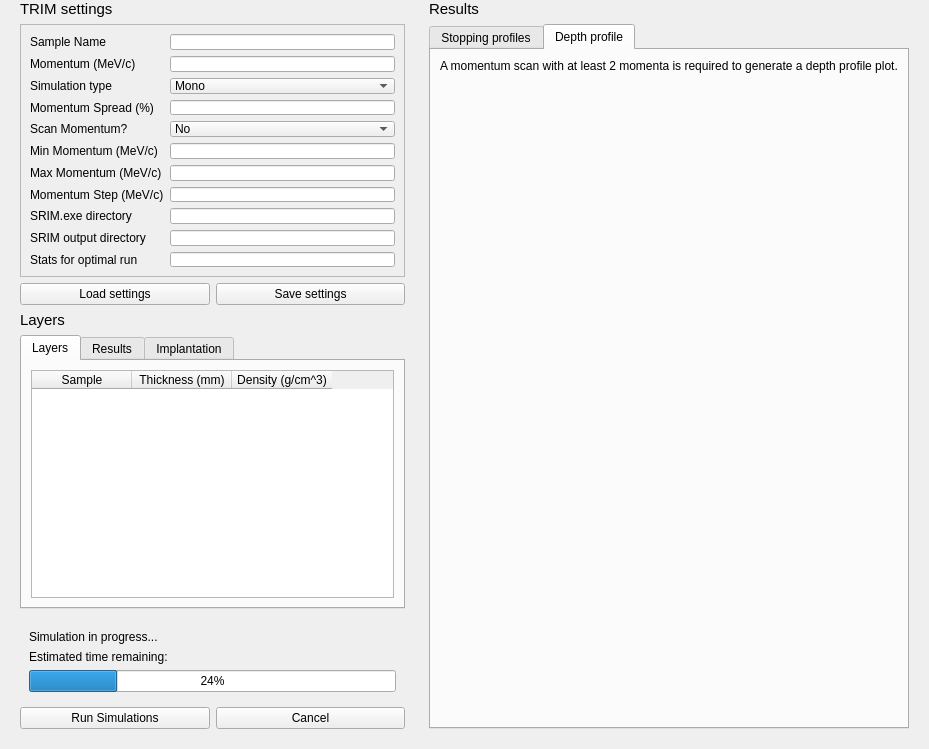
<?xml version="1.0" encoding="UTF-8"?>
<ui version="4.0">
 <class>trim</class>
 <widget class="QWidget" name="trim">
  <property name="geometry">
   <rect>
    <x>0</x>
    <y>0</y>
    <width>929</width>
    <height>749</height>
   </rect>
  </property>
  <property name="windowTitle">
   <string>Trim</string>
  </property>
  <layout class="QGridLayout" name="gridLayout">
   <property name="topMargin">
    <number>0</number>
   </property>
   <item row="0" column="0" rowspan="3">
    <widget class="QWidget" name="side_panel" native="true">
     <property name="maximumSize">
      <size>
       <width>600</width>
       <height>16777215</height>
      </size>
     </property>
     <layout class="QVBoxLayout" name="verticalLayout">
      <property name="topMargin">
       <number>0</number>
      </property>
      <item>
       <widget class="QLabel" name="label_2">
        <property name="font">
         <font>
          <pointsize>11</pointsize>
         </font>
        </property>
        <property name="text">
         <string>TRIM settings</string>
        </property>
       </widget>
      </item>
      <item>
       <widget class="QFrame" name="settings">
        <property name="sizePolicy">
         <sizepolicy hsizetype="Preferred" vsizetype="Preferred">
          <horstretch>0</horstretch>
          <verstretch>0</verstretch>
         </sizepolicy>
        </property>
        <property name="minimumSize">
         <size>
          <width>0</width>
          <height>200</height>
         </size>
        </property>
        <property name="frameShape">
         <enum>QFrame::StyledPanel</enum>
        </property>
        <layout class="QGridLayout" name="gridLayout_2">
         <item row="10" column="1">
          <widget class="QLineEdit" name="stats_linedit"/>
         </item>
         <item row="10" column="0">
          <widget class="QLabel" name="stats_label">
           <property name="text">
            <string>Stats for optimal run</string>
           </property>
          </widget>
         </item>
         <item row="7" column="0">
          <widget class="QLabel" name="momentum_step_label">
           <property name="text">
            <string>Momentum Step (MeV/c)</string>
           </property>
          </widget>
         </item>
         <item row="9" column="1">
          <widget class="QLineEdit" name="trim_out_dir_linedit"/>
         </item>
         <item row="2" column="1">
          <widget class="QComboBox" name="sim_type_combo">
           <item>
            <property name="text">
             <string>Mono</string>
            </property>
           </item>
           <item>
            <property name="text">
             <string>Momentum Spread</string>
            </property>
           </item>
          </widget>
         </item>
         <item row="2" column="0">
          <widget class="QLabel" name="sim_type_label">
           <property name="text">
            <string>Simulation type</string>
           </property>
          </widget>
         </item>
         <item row="8" column="1">
          <widget class="QLineEdit" name="srim_exe_dir_linedit"/>
         </item>
         <item row="0" column="0">
          <widget class="QLabel" name="sample_name_label">
           <property name="text">
            <string>Sample Name</string>
           </property>
          </widget>
         </item>
         <item row="1" column="0">
          <widget class="QLabel" name="momentum_label">
           <property name="text">
            <string>Momentum (MeV/c)</string>
           </property>
          </widget>
         </item>
         <item row="1" column="1">
          <widget class="QLineEdit" name="momentum_linedit"/>
         </item>
         <item row="8" column="0">
          <widget class="QLabel" name="srim_exe_dir_label">
           <property name="text">
            <string>SRIM.exe directory</string>
           </property>
          </widget>
         </item>
         <item row="9" column="0">
          <widget class="QLabel" name="trim_out_dir_label">
           <property name="text">
            <string>SRIM output directory</string>
           </property>
          </widget>
         </item>
         <item row="3" column="1">
          <widget class="QLineEdit" name="momentum_spread_linedit"/>
         </item>
         <item row="3" column="0">
          <widget class="QLabel" name="momentum_spread_label">
           <property name="text">
            <string>Momentum Spread (%)</string>
           </property>
          </widget>
         </item>
         <item row="6" column="1">
          <widget class="QLineEdit" name="max_momentum_linedit"/>
         </item>
         <item row="0" column="1">
          <widget class="QLineEdit" name="sample_name_linedit"/>
         </item>
         <item row="5" column="1">
          <widget class="QLineEdit" name="min_momentum_linedit"/>
         </item>
         <item row="7" column="1">
          <widget class="QLineEdit" name="momentum_step_linedit"/>
         </item>
         <item row="4" column="1">
          <widget class="QComboBox" name="scan_momentum_combo">
           <item>
            <property name="text">
             <string>No</string>
            </property>
           </item>
           <item>
            <property name="text">
             <string>Yes</string>
            </property>
           </item>
          </widget>
         </item>
         <item row="6" column="0">
          <widget class="QLabel" name="max_momentum_label">
           <property name="text">
            <string>Max Momentum (MeV/c)</string>
           </property>
          </widget>
         </item>
         <item row="5" column="0">
          <widget class="QLabel" name="min_momentum_label">
           <property name="text">
            <string>Min Momentum (MeV/c)</string>
           </property>
           <property name="margin">
            <number>0</number>
           </property>
          </widget>
         </item>
         <item row="4" column="0">
          <widget class="QLabel" name="scan_momentum_label">
           <property name="text">
            <string>Scan Momentum?</string>
           </property>
          </widget>
         </item>
        </layout>
       </widget>
      </item>
      <item>
       <widget class="QWidget" name="widget_3" native="true">
        <layout class="QHBoxLayout" name="horizontalLayout_2">
         <property name="leftMargin">
          <number>0</number>
         </property>
         <property name="topMargin">
          <number>0</number>
         </property>
         <property name="rightMargin">
          <number>0</number>
         </property>
         <property name="bottomMargin">
          <number>0</number>
         </property>
         <item>
          <widget class="QPushButton" name="load_settings_btn">
           <property name="text">
            <string>Load settings</string>
           </property>
          </widget>
         </item>
         <item>
          <widget class="QPushButton" name="save_settings_btn">
           <property name="text">
            <string>Save settings</string>
           </property>
          </widget>
         </item>
        </layout>
       </widget>
      </item>
      <item>
       <widget class="QLabel" name="label">
        <property name="font">
         <font>
          <pointsize>11</pointsize>
         </font>
        </property>
        <property name="text">
         <string>Layers</string>
        </property>
       </widget>
      </item>
      <item>
       <widget class="QTabWidget" name="tabWidget">
        <property name="currentIndex">
         <number>0</number>
        </property>
        <widget class="QWidget" name="layers_tab">
         <attribute name="title">
          <string>Layers</string>
         </attribute>
         <layout class="QVBoxLayout" name="verticalLayout_2">
          <item>
           <widget class="BaseTable" name="layer_setup_table">
            <property name="frameShape">
             <enum>QFrame::StyledPanel</enum>
            </property>
            <column>
             <property name="text">
              <string>Sample</string>
             </property>
            </column>
            <column>
             <property name="text">
              <string>Thickness (mm)</string>
             </property>
            </column>
            <column>
             <property name="text">
              <string>Density (g/cm^3)</string>
             </property>
            </column>
           </widget>
          </item>
         </layout>
        </widget>
        <widget class="QWidget" name="results_tab">
         <attribute name="title">
          <string>Results</string>
         </attribute>
         <layout class="QGridLayout" name="gridLayout_3">
          <item row="0" column="0" colspan="2">
           <widget class="BaseTable" name="results_table">
            <column>
             <property name="text">
              <string>Momentum (MeV/c)</string>
             </property>
            </column>
            <column>
             <property name="text">
              <string>Options</string>
             </property>
            </column>
           </widget>
          </item>
          <item row="3" column="0" colspan="2">
           <widget class="QPushButton" name="save_all_sims_button">
            <property name="text">
             <string>Save all</string>
            </property>
           </widget>
          </item>
         </layout>
        </widget>
        <widget class="QWidget" name="tab">
         <attribute name="title">
          <string>Implantation</string>
         </attribute>
         <layout class="QVBoxLayout" name="verticalLayout_5">
          <item>
           <widget class="QCheckBox" name="collapse_expand_implantation_checkbox">
            <property name="text">
             <string> Expand all / Collapse</string>
            </property>
            <property name="checked">
             <bool>true</bool>
            </property>
           </widget>
          </item>
          <item>
           <widget class="QTreeWidget" name="results_tree">
            <property name="minimumSize">
             <size>
              <width>0</width>
              <height>200</height>
             </size>
            </property>
            <property name="frameShape">
             <enum>QFrame::StyledPanel</enum>
            </property>
            <column>
             <property name="text">
              <string>Momentum (MeV/c)</string>
             </property>
            </column>
            <column>
             <property name="text">
              <string>Layers</string>
             </property>
            </column>
            <column>
             <property name="text">
              <string>% of muons in layer</string>
             </property>
            </column>
            <column>
             <property name="text">
              <string># of muons in layer</string>
             </property>
            </column>
           </widget>
          </item>
         </layout>
        </widget>
       </widget>
      </item>
      <item>
       <widget class="QWidget" name="widget" native="true">
        <layout class="QHBoxLayout" name="horizontalLayout">
         <property name="leftMargin">
          <number>0</number>
         </property>
         <property name="topMargin">
          <number>0</number>
         </property>
         <property name="rightMargin">
          <number>0</number>
         </property>
         <property name="bottomMargin">
          <number>0</number>
         </property>
        </layout>
       </widget>
      </item>
      <item>
       <widget class="QWidget" name="simulation_progress_widget" native="true">
        <layout class="QVBoxLayout" name="verticalLayout_6">
         <item>
          <widget class="QLabel" name="simulation_progress_label">
           <property name="text">
            <string>Simulation in progress...</string>
           </property>
          </widget>
         </item>
         <item>
          <widget class="QLabel" name="estimated_time_remaining_label">
           <property name="text">
            <string>Estimated time remaining: </string>
           </property>
          </widget>
         </item>
         <item>
          <widget class="QProgressBar" name="simulation_progress_bar">
           <property name="value">
            <number>24</number>
           </property>
          </widget>
         </item>
        </layout>
       </widget>
      </item>
      <item>
       <widget class="QWidget" name="widget_2" native="true">
        <layout class="QGridLayout" name="gridLayout_4">
         <property name="leftMargin">
          <number>0</number>
         </property>
         <property name="topMargin">
          <number>0</number>
         </property>
         <property name="rightMargin">
          <number>0</number>
         </property>
         <property name="bottomMargin">
          <number>0</number>
         </property>
         <item row="0" column="0">
          <widget class="QPushButton" name="run_sim_button">
           <property name="text">
            <string>Run Simulations</string>
           </property>
          </widget>
         </item>
         <item row="0" column="3">
          <widget class="QPushButton" name="cancel_sim_button">
           <property name="text">
            <string>Cancel</string>
           </property>
          </widget>
         </item>
        </layout>
       </widget>
      </item>
     </layout>
    </widget>
   </item>
   <item row="0" column="1" rowspan="3">
    <widget class="QWidget" name="results_panel" native="true">
     <layout class="QVBoxLayout" name="verticalLayout_4">
      <property name="topMargin">
       <number>0</number>
      </property>
      <item>
       <widget class="QLabel" name="results_label">
        <property name="font">
         <font>
          <pointsize>11</pointsize>
         </font>
        </property>
        <property name="text">
         <string>Results</string>
        </property>
       </widget>
      </item>
      <item>
       <widget class="QTabWidget" name="results_tabs">
        <property name="currentIndex">
         <number>1</number>
        </property>
        <widget class="QWidget" name="stopping_profiles_tab">
         <attribute name="title">
          <string>Stopping profiles</string>
         </attribute>
         <layout class="QVBoxLayout" name="verticalLayout_3">
          <item>
           <widget class="QWidget" name="slider_container" native="true">
            <layout class="QHBoxLayout" name="horizontalLayout_3">
             <item>
              <widget class="QLabel" name="label_3">
               <property name="text">
                <string>Slide to increase momentum:</string>
               </property>
              </widget>
             </item>
             <item>
              <widget class="QSlider" name="momentum_slider">
               <property name="styleSheet">
                <string notr="true">QSlider::groove:horizontal {height: 10px; margin: 0 0;}
QSlider::ticks {color: grey}</string>
               </property>
               <property name="tracking">
                <bool>true</bool>
               </property>
               <property name="orientation">
                <enum>Qt::Horizontal</enum>
               </property>
               <property name="invertedAppearance">
                <bool>false</bool>
               </property>
               <property name="tickPosition">
                <enum>QSlider::NoTicks</enum>
               </property>
              </widget>
             </item>
            </layout>
           </widget>
          </item>
          <item>
           <widget class="QTabWidget" name="stopping_profiles_tab_widget"/>
          </item>
         </layout>
        </widget>
        <widget class="QWidget" name="depth_profile_tab">
         <attribute name="title">
          <string>Depth profile</string>
         </attribute>
         <layout class="QVBoxLayout" name="depth_profile_layout">
          <item>
           <widget class="QLabel" name="not_enough_momentum_label">
            <property name="text">
             <string>A momentum scan with at least 2 momenta is required to generate a depth profile plot.</string>
            </property>
            <property name="alignment">
             <set>Qt::AlignLeading|Qt::AlignLeft|Qt::AlignTop</set>
            </property>
           </widget>
          </item>
          <item>
           <widget class="PlotWidget" name="depth_profile_plot" native="true">
            <property name="enabled">
             <bool>true</bool>
            </property>
           </widget>
          </item>
          <item>
           <spacer name="verticalSpacer">
            <property name="orientation">
             <enum>Qt::Vertical</enum>
            </property>
            <property name="sizeHint" stdset="0">
             <size>
              <width>20</width>
              <height>40</height>
             </size>
            </property>
           </spacer>
          </item>
          <item>
           <widget class="QWidget" name="depth_settings_widget" native="true"/>
          </item>
         </layout>
        </widget>
       </widget>
      </item>
     </layout>
    </widget>
   </item>
  </layout>
 </widget>
 <customwidgets>
  <customwidget>
   <class>PlotWidget</class>
   <extends>QWidget</extends>
   <header location="global">EVA.widgets.plot.plot_widget</header>
   <container>1</container>
  </customwidget>
  <customwidget>
   <class>BaseTable</class>
   <extends>QTableWidget</extends>
   <header>EVA.widgets.base.base_table</header>
  </customwidget>
 </customwidgets>
 <resources/>
 <connections/>
</ui>
